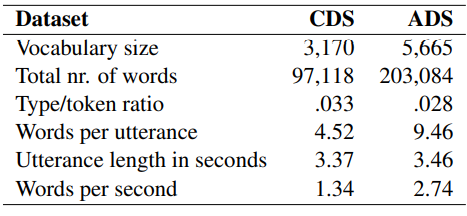
#> input picture opencv/1.png, 467 x 216 px
$ python test2.py
#> lines starting #> are read from the running program, lines starting #| are printed output that depends on the picture; after the words box and inside, x2 and y2 are one past the last pixel; in counts of white or black regions, pixels touching at a corner belong together
import cv2

raw = cv2.imread("1.png", 1)
#> raw is the input picture: shape (216, 467, 3); mean B, G, R 233.4, 233.4, 233.4
# 灰度图片
gray = cv2.cvtColor(raw, cv2.COLOR_BGR2GRAY)
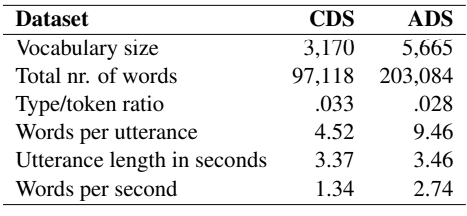
#> gray: shape (216, 467); min 0, max 255, mean 233.4
binary = cv2.adaptiveThreshold(~gray, 255, cv2.ADAPTIVE_THRESH_GAUSSIAN_C, cv2.THRESH_BINARY, 35, -5)
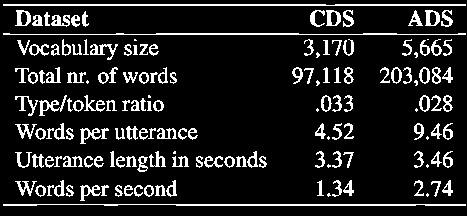
#> binary: shape (216, 467); 12.3% white in thin lines or dots
# 展示图片
cv2.imshow("binary_picture", binary)

rows, cols = binary.shape
#> rows = 216; cols = 467
scale = 40
# 自适应获取核值
# 识别横线:
kernel = cv2.getStructuringElement(cv2.MORPH_RECT, (cols // scale, 1))
eroded = cv2.erode(binary, kernel, iterations=1)
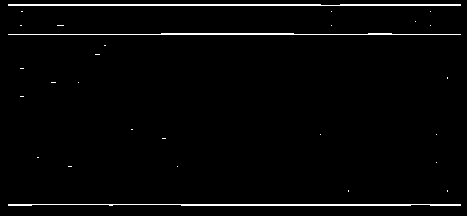
#> eroded: shape (216, 467); 2.3% white in thin lines or dots
dilated_col = cv2.dilate(eroded, kernel, iterations=1)
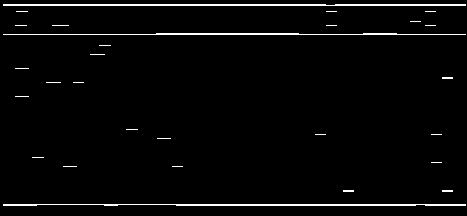
#> dilated_col: shape (216, 467); 2.7% white in thin lines or dots
cv2.imshow("excel_horizontal_line", dilated_col)
cv2.waitKey()


# 识别竖线：
scale = 20
kernel = cv2.getStructuringElement(cv2.MORPH_RECT, (1, rows // scale))
#> kernel = [1, 1, 1, 1, 1, 1, 1, 1, 1, 1]
eroded = cv2.erode(binary, kernel, iterations=1)
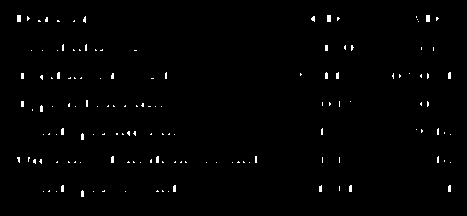
#> eroded: shape (216, 467); 1% white in thin lines or dots, all inside (x1, y1, x2, y2) = (17, 15, 451, 197)
dilated_row = cv2.dilate(eroded, kernel, iterations=1)
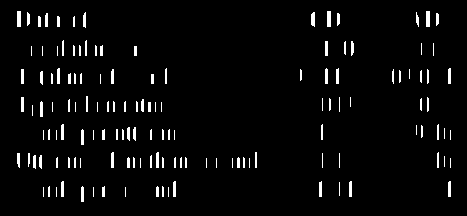
#> dilated_row: shape (216, 467); 3.6% white; 137 white regions (39 under 20 px), largest, box (x1, y1, x2, y2) and area: (17, 11, 21, 27) 64, (327, 11, 331, 27) 64, (426, 11, 430, 27) 64
cv2.imshow("excel_vertical_line：", dilated_row)
cv2.waitKey()

$ run again, with opencv/2.png copied over opencv/1.png
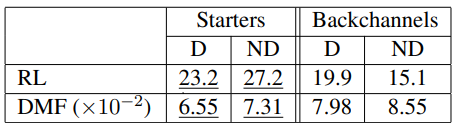
#> input picture opencv/2.png, 460 x 127 px
#> raw is the input picture: shape (127, 460, 3); mean B, G, R 229.1, 229.1, 229.1
#> `binary = cv2.adaptiveThreshold(~gray, 255, cv2.ADAPTIVE_THRESH_GAUSSIA..`:
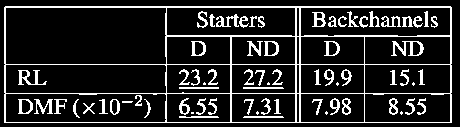
#> binary: shape (127, 460); 14.9% white in thin lines or dots, all inside (x1, y1, x2, y2) = (4, 6, 452, 123)
#> `dilated_row = cv2.dilate(eroded, kernel, iterations=1)`:
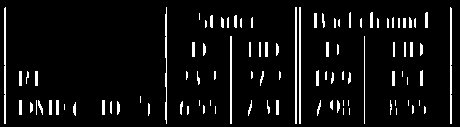
#> dilated_row: shape (127, 460); 6.2% white in thin lines or dots, all inside (x1, y1, x2, y2) = (4, 7, 452, 124)

$ run again, with opencv/5.png copied over opencv/1.png
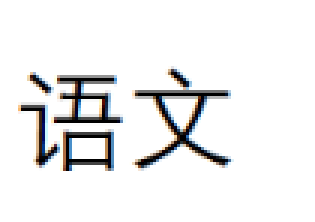
#> input picture opencv/5.png, 105 x 74 px (shown 3 times larger)
#> raw is the input picture: shape (74, 105, 3); mean B, G, R 237.6, 237.4, 237.4
#> `binary = cv2.adaptiveThreshold(~gray, 255, cv2.ADAPTIVE_THRESH_GAUSSIA..`:
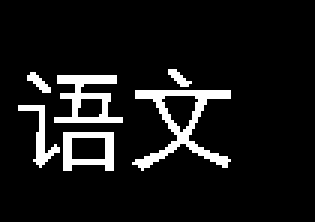
#> binary: shape (74, 105) (shown 3 times larger); 8.9% white in thin lines or dots, all inside (x1, y1, x2, y2) = (6, 23, 77, 57)
#> dilated_col: shape (74, 105); 8.9% white in thin lines or dots, all inside (x1, y1, x2, y2) = (7, 23, 78, 57)
#> `dilated_row = cv2.dilate(eroded, kernel, iterations=1)`:
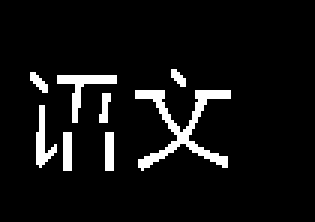
#> dilated_row: shape (74, 105) (shown 3 times larger); 6.9% white; 8 white regions (1 under 20 px), largest, box (x1, y1, x2, y2) and area: (45, 30, 77, 57) 239, (19, 25, 39, 41) 92, (12, 35, 19, 56) 64

$ run again, with opencv/7.png copied over opencv/1.png
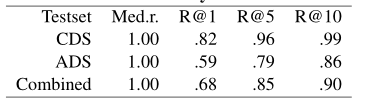
#> input picture opencv/7.png, 368 x 99 px
#> raw is the input picture: shape (99, 368, 3); min 0, max 255, mean 236.7
#> `binary = cv2.adaptiveThreshold(~gray, 255, cv2.ADAPTIVE_THRESH_GAUSSIA..`:
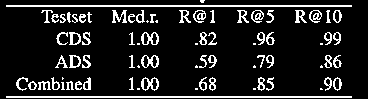
#> binary: shape (99, 368); 12.9% white in thin lines or dots
#> dilated_col: shape (99, 368); 4% white in thin lines or dots, all inside (x1, y1, x2, y2) = (6, 5, 352, 98)
#> `dilated_row = cv2.dilate(eroded, kernel, iterations=1)`:
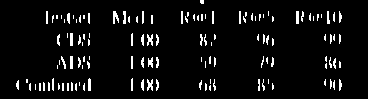
#> dilated_row: shape (99, 368); 5.7% white in thin lines or dots, all inside (x1, y1, x2, y2) = (16, 0, 342, 91)
